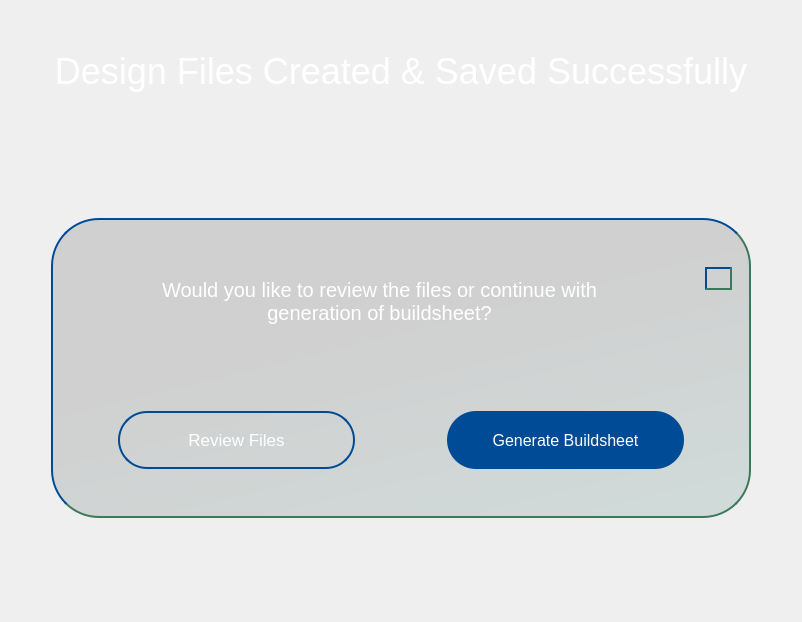
                    <widget class="QWidget" name="files_created_page">
                     <layout class="QGridLayout" name="gridLayout_18">
                      <item row="3" column="1">
                       <widget class="QWidget" name="widget_12" native="true">
                        <property name="minimumSize">
                         <size>
                          <width>700</width>
                          <height>300</height>
                         </size>
                        </property>
                        <property name="maximumSize">
                         <size>
                          <width>700</width>
                          <height>300</height>
                         </size>
                        </property>
                        <property name="styleSheet">
                         <string notr="true">border: 2px solid transparent; 
border-radius: 48px;
opacity: 5px;
background: qlineargradient(x1: 0.21, y1: 0, x2: 0.79, y2: 1, stop: 0 rgba(0, 0, 0, 0.13), stop: 0.3815 rgba(0, 0, 0, 0.13), stop: 1 rgba(0, 77, 64, 0.13));
border-right-color: rgb(60, 120, 89);
border-bottom-color: rgb(60, 120, 89);
border-top-color: rgb(0, 75, 149);
border-left-color: rgb(0, 75, 149);
</string>
                        </property>
                        <layout class="QVBoxLayout" name="verticalLayout_12">
                         <item>
                          <spacer name="verticalSpacer_46">
                           <property name="orientation">
                            <enum>Qt::Vertical</enum>
                           </property>
                           <property name="sizeType">
                            <enum>QSizePolicy::Minimum</enum>
                           </property>
                           <property name="sizeHint" stdset="0">
                            <size>
                             <width>20</width>
                             <height>40</height>
                            </size>
                           </property>
                          </spacer>
                         </item>
                         <item>
                          <layout class="QHBoxLayout" name="horizontalLayout_24">
                           <item>
                            <spacer name="horizontalSpacer_105">
                             <property name="orientation">
                              <enum>Qt::Horizontal</enum>
                             </property>
                             <property name="sizeType">
                              <enum>QSizePolicy::Preferred</enum>
                             </property>
                             <property name="sizeHint" stdset="0">
                              <size>
                               <width>40</width>
                               <height>20</height>
                              </size>
                             </property>
                            </spacer>
                           </item>
                           <item>
                            <widget class="QLabel" name="review_or_buildsheet_question_label">
                             <property name="sizePolicy">
                              <sizepolicy hsizetype="Expanding" vsizetype="Preferred">
                               <horstretch>0</horstretch>
                               <verstretch>0</verstretch>
                              </sizepolicy>
                             </property>
                             <property name="font">
                              <font>
                               <pointsize>15</pointsize>
                              </font>
                             </property>
                             <property name="cursor">
                              <cursorShape>IBeamCursor</cursorShape>
                             </property>
                             <property name="styleSheet">
                              <string notr="true">color: white;
background:transparent;
border:none;
padding-left:15px;
padding-right:15px;</string>
                             </property>
                             <property name="text">
                              <string>Would you like to review the files or continue with  generation of buildsheet?</string>
                             </property>
                             <property name="alignment">
                              <set>Qt::AlignCenter</set>
                             </property>
                             <property name="wordWrap">
                              <bool>true</bool>
                             </property>
                            </widget>
                           </item>
                           <item>
                            <spacer name="horizontalSpacer_103">
                             <property name="orientation">
                              <enum>Qt::Horizontal</enum>
                             </property>
                             <property name="sizeType">
                              <enum>QSizePolicy::Preferred</enum>
                             </property>
                             <property name="sizeHint" stdset="0">
                              <size>
                               <width>40</width>
                               <height>20</height>
                              </size>
                             </property>
                            </spacer>
                           </item>
                           <item>
                            <layout class="QVBoxLayout" name="verticalLayout_44">
                             <property name="spacing">
                              <number>0</number>
                             </property>
                             <item>
                              <widget class="QPushButton" name="cross_pushButton_in_files_created">
                               <property name="maximumSize">
                                <size>
                                 <width>27</width>
                                 <height>27</height>
                                </size>
                               </property>
                               <property name="font">
                                <font>
                                 <pointsize>12</pointsize>
                                </font>
                               </property>
                               <property name="cursor">
                                <cursorShape>PointingHandCursor</cursorShape>
                               </property>
                               <property name="styleSheet">
                                <string notr="true">QPushButton{
background-color:transparent;}
QPushButton:hover {
background-color: rgb(0, 75, 149);
}</string>
                               </property>
                               <property name="text">
                                <string/>
                               </property>
                               <property name="icon">
                                <iconset resource="../Qss/icons/_icons.qrc">
                                 <normaloff>:/feather/icons/feather/x.png</normaloff>:/feather/icons/feather/x.png</iconset>
                               </property>
                               <property name="iconSize">
                                <size>
                                 <width>22</width>
                                 <height>22</height>
                                </size>
                               </property>
                              </widget>
                             </item>
                             <item>
                              <spacer name="verticalSpacer_125">
                               <property name="orientation">
                                <enum>Qt::Vertical</enum>
                               </property>
                               <property name="sizeHint" stdset="0">
                                <size>
                                 <width>5</width>
                                 <height>40</height>
                                </size>
                               </property>
                              </spacer>
                             </item>
                            </layout>
                           </item>
                           <item>
                            <spacer name="horizontalSpacer_104">
                             <property name="orientation">
                              <enum>Qt::Horizontal</enum>
                             </property>
                             <property name="sizeType">
                              <enum>QSizePolicy::Fixed</enum>
                             </property>
                             <property name="sizeHint" stdset="0">
                              <size>
                               <width>10</width>
                               <height>20</height>
                              </size>
                             </property>
                            </spacer>
                           </item>
                          </layout>
                         </item>
                         <item>
                          <spacer name="verticalSpacer_45">
                           <property name="orientation">
                            <enum>Qt::Vertical</enum>
                           </property>
                           <property name="sizeHint" stdset="0">
                            <size>
                             <width>20</width>
                             <height>40</height>
                            </size>
                           </property>
                          </spacer>
                         </item>
                         <item>
                          <layout class="QHBoxLayout" name="horizontalLayout_17">
                           <item>
                            <spacer name="horizontalSpacer_60">
                             <property name="orientation">
                              <enum>Qt::Horizontal</enum>
                             </property>
                             <property name="sizeHint" stdset="0">
                              <size>
                               <width>23</width>
                               <height>20</height>
                              </size>
                             </property>
                            </spacer>
                           </item>
                           <item alignment="Qt::AlignLeft|Qt::AlignVCenter">
                            <widget class="QPushButton" name="reviewfile_pushButton">
                             <property name="minimumSize">
                              <size>
                               <width>237</width>
                               <height>58</height>
                              </size>
                             </property>
                             <property name="maximumSize">
                              <size>
                               <width>237</width>
                               <height>58</height>
                              </size>
                             </property>
                             <property name="font">
                              <font>
                               <pointsize>13</pointsize>
                              </font>
                             </property>
                             <property name="cursor">
                              <cursorShape>PointingHandCursor</cursorShape>
                             </property>
                             <property name="styleSheet">
                              <string notr="true">QPushButton{background-color: none;
color:white;
border-radius:29px;
border:2px solid #004B95;}
QPushButton:hover {
    color: white;
	
	background-color: rgb(0, 75, 149);
}
QPushButton:pressed {
    background-color: rgb(0,75,149); /* Slightly darker blue for the pressed state */
    color: white; /* Keep the text color visible */
}
</string>
                             </property>
                             <property name="text">
                              <string>Review Files</string>
                             </property>
                            </widget>
                           </item>
                           <item>
                            <spacer name="horizontalSpacer_59">
                             <property name="orientation">
                              <enum>Qt::Horizontal</enum>
                             </property>
                             <property name="sizeType">
                              <enum>QSizePolicy::Fixed</enum>
                             </property>
                             <property name="sizeHint" stdset="0">
                              <size>
                               <width>86</width>
                               <height>20</height>
                              </size>
                             </property>
                            </spacer>
                           </item>
                           <item alignment="Qt::AlignRight">
                            <widget class="QPushButton" name="generate_buildsheet_Button">
                             <property name="minimumSize">
                              <size>
                               <width>237</width>
                               <height>58</height>
                              </size>
                             </property>
                             <property name="maximumSize">
                              <size>
                               <width>237</width>
                               <height>58</height>
                              </size>
                             </property>
                             <property name="font">
                              <font>
                               <pointsize>12</pointsize>
                              </font>
                             </property>
                             <property name="cursor">
                              <cursorShape>PointingHandCursor</cursorShape>
                             </property>
                             <property name="styleSheet">
                              <string notr="true">QPushButton{
	background-color: rgb(0, 75, 149);
color:white;
border-radius:29px;
border:none;}
QPushButton:hover {
    color: white;
	background-color: #005ce6;
}
QPushButton:pressed {
    background-color: #003d99; /* Slightly darker blue for the pressed state */
    color: white; /* Keep the text color visible */
}
</string>
                             </property>
                             <property name="text">
                              <string>Generate Buildsheet</string>
                             </property>
                            </widget>
                           </item>
                           <item>
                            <spacer name="horizontalSpacer_61">
                             <property name="orientation">
                              <enum>Qt::Horizontal</enum>
                             </property>
                             <property name="sizeHint" stdset="0">
                              <size>
                               <width>23</width>
                               <height>20</height>
                              </size>
                             </property>
                            </spacer>
                           </item>
                          </layout>
                         </item>
                         <item>
                          <spacer name="verticalSpacer_47">
                           <property name="orientation">
                            <enum>Qt::Vertical</enum>
                           </property>
                           <property name="sizeType">
                            <enum>QSizePolicy::Minimum</enum>
                           </property>
                           <property name="sizeHint" stdset="0">
                            <size>
                             <width>20</width>
                             <height>40</height>
                            </size>
                           </property>
                          </spacer>
                         </item>
                        </layout>
                       </widget>
                      </item>
                      <item row="0" column="1">
                       <spacer name="verticalSpacer_36">
                        <property name="orientation">
                         <enum>Qt::Vertical</enum>
                        </property>
                        <property name="sizeHint" stdset="0">
                         <size>
                          <width>20</width>
                          <height>40</height>
                         </size>
                        </property>
                       </spacer>
                      </item>
                      <item row="5" column="1">
                       <spacer name="verticalSpacer_42">
                        <property name="orientation">
                         <enum>Qt::Vertical</enum>
                        </property>
                        <property name="sizeType">
                         <enum>QSizePolicy::Expanding</enum>
                        </property>
                        <property name="sizeHint" stdset="0">
                         <size>
                          <width>20</width>
                          <height>53</height>
                         </size>
                        </property>
                       </spacer>
                      </item>
                      <item row="1" column="1">
                       <widget class="QLabel" name="created_label">
                        <property name="maximumSize">
                         <size>
                          <width>16777215</width>
                          <height>53</height>
                         </size>
                        </property>
                        <property name="font">
                         <font>
                          <pointsize>27</pointsize>
                         </font>
                        </property>
                        <property name="cursor">
                         <cursorShape>IBeamCursor</cursorShape>
                        </property>
                        <property name="styleSheet">
                         <string notr="true">color: white;</string>
                        </property>
                        <property name="text">
                         <string>Design Files Created &amp; Saved Successfully</string>
                        </property>
                        <property name="alignment">
                         <set>Qt::AlignCenter</set>
                        </property>
                        <property name="wordWrap">
                         <bool>true</bool>
                        </property>
                       </widget>
                      </item>
                      <item row="3" column="0">
                       <spacer name="horizontalSpacer_62">
                        <property name="orientation">
                         <enum>Qt::Horizontal</enum>
                        </property>
                        <property name="sizeType">
                         <enum>QSizePolicy::Preferred</enum>
                        </property>
                        <property name="sizeHint" stdset="0">
                         <size>
                          <width>40</width>
                          <height>20</height>
                         </size>
                        </property>
                       </spacer>
                      </item>
                      <item row="2" column="1">
                       <spacer name="verticalSpacer_43">
                        <property name="orientation">
                         <enum>Qt::Vertical</enum>
                        </property>
                        <property name="sizeType">
                         <enum>QSizePolicy::Expanding</enum>
                        </property>
                        <property name="sizeHint" stdset="0">
                         <size>
                          <width>20</width>
                          <height>120</height>
                         </size>
                        </property>
                       </spacer>
                      </item>
                      <item row="3" column="2">
                       <spacer name="horizontalSpacer_63">
                        <property name="orientation">
                         <enum>Qt::Horizontal</enum>
                        </property>
                        <property name="sizeType">
                         <enum>QSizePolicy::Preferred</enum>
                        </property>
                        <property name="sizeHint" stdset="0">
                         <size>
                          <width>40</width>
                          <height>20</height>
                         </size>
                        </property>
                       </spacer>
                      </item>
                      <item row="4" column="1">
                       <spacer name="verticalSpacer_115">
                        <property name="orientation">
                         <enum>Qt::Vertical</enum>
                        </property>
                        <property name="sizeHint" stdset="0">
                         <size>
                          <width>20</width>
                          <height>40</height>
                         </size>
                        </property>
                       </spacer>
                      </item>
                     </layout>
                    </widget>
